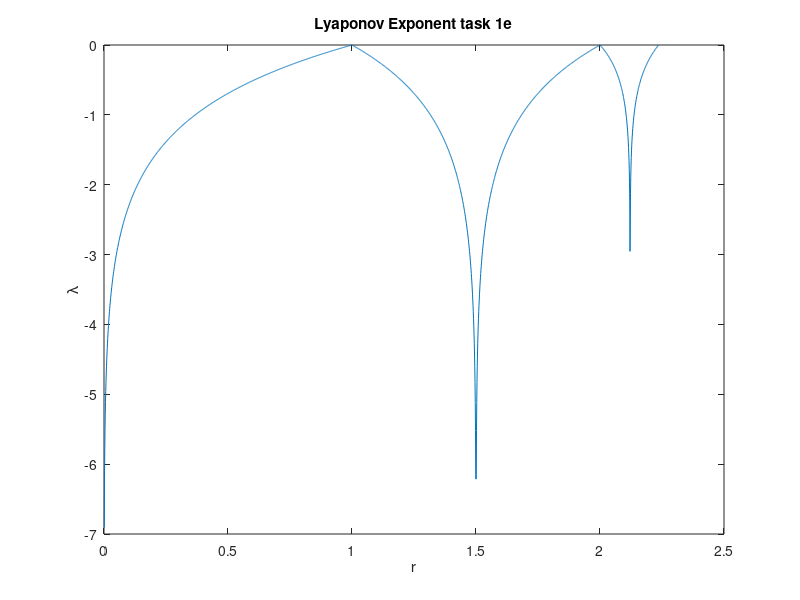

Here is the MATLAB script that generated this plot:
res = 0.001;
r1 = (0:res:1);
r2 = (1+res:res:2);
r3 = (2+res:res:sqrt(5));
r = (0:res:sqrt(5));
Lyaponov1 = log(r1);
Lyaponov2 = log(3-2*r2);
Lyaponov3 = real(log(9-2*r3.^2)/2);
%%
Lyaponov = [Lyaponov1, Lyaponov2, Lyaponov3];

plot(r, Lyaponov);
title('Lyaponov Exponent task 1e')
xlabel('r');
ylabel('\lambda');